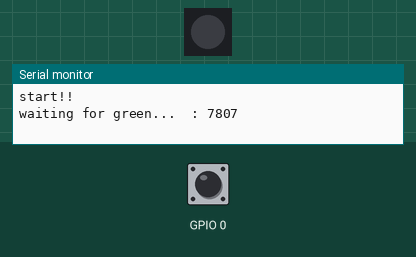
Recording of a program running on a simulated ESP32-S2. Shown: 1 RGB LEDs in strip order, left to right, the last lines printed to the serial monitor. The inputs (shaded band) are chosen by the test bench; at power-on: GPIO 0 HIGH. Dim RGB values are drawn brighter than linear; WiFi joins after 1.5 s; servers stay silent unless stated; uploads are accepted with an empty reply; the local clock reads 2024-03-15 10:24:30 at power-on unless the program sets it; random numbers use the default seed unless the program sets one.

Above: at 0.1 s.
At 10.7 s:
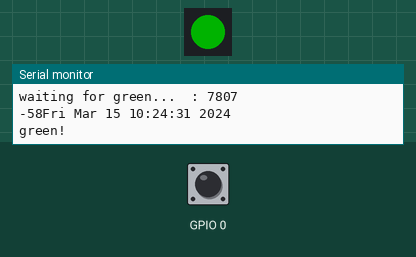
10.8 s: GPIO 0 pulled LOW for 0.15 s
At 12.4 s:
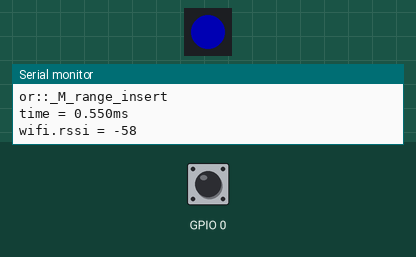
Timing chart, 0 to 13.9 s (numbered marks = the images above; inputs shaded):
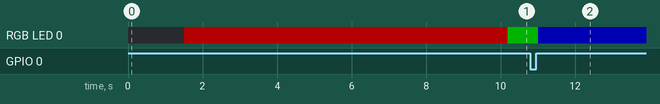

Measured:
- after the input at 10.8 s, RGB LED 0: RGB(0, 60, 0) → RGB(0, 0, 60) after 0.20 s

The program:

main.cpp
```cpp
#include <Arduino.h>
#include <Wifi.h>
#include <Update.h>
#include <wifiManager.h>
#include <time.h>
#include <stdlib.h>
#include <Adafruit_NeoPixel.h>
#include <HTTPClient.h>
#include <WiFiClientSecure.h>


WiFiManager wm;

const char* rootCaCer = \
"-----BEGIN CERTIFICATE-----\n" \
"MIIDdTCCAl2gAwIBAgILBAAAAAABFUtaw5QwDQYJKoZIhvcNAQEFBQAwVzELMAkG\n" \
"A1UEBhMCQkUxGTAXBgNVBAoTEEdsb2JhbFNpZ24gbnYtc2ExEDAOBgNVBAsTB1Jv\n" \
"b3QgQ0ExGzAZBgNVBAMTEkdsb2JhbFNpZ24gUm9vdCBDQTAeFw05ODA5MDExMjAw\n" \
"MDBaFw0yODAxMjgxMjAwMDBaMFcxCzAJBgNVBAYTAkJFMRkwFwYDVQQKExBHbG9i\n" \
"YWxTaWduIG52LXNhMRAwDgYDVQQLEwdSb290IENBMRswGQYDVQQDExJHbG9iYWxT\n" \
"aWduIFJvb3QgQ0EwggEiMA0GCSqGSIb3DQEBAQUAA4IBDwAwggEKAoIBAQDaDuaZ\n" \
"jc6j40+Kfvvxi4Mla+pIH/EqsLmVEQS98GPR4mdmzxzdzxtIK+6NiY6arymAZavp\n" \
"xy0Sy6scTHAHoT0KMM0VjU/43dSMUBUc71DuxC73/OlS8pF94G3VNTCOXkNz8kHp\n" \
"1Wrjsok6Vjk4bwY8iGlbKk3Fp1S4bInMm/k8yuX9ifUSPJJ4ltbcdG6TRGHRjcdG\n" \
"snUOhugZitVtbNV4FpWi6cgKOOvyJBNPc1STE4U6G7weNLWLBYy5d4ux2x8gkasJ\n" \
"U26Qzns3dLlwR5EiUWMWea6xrkEmCMgZK9FGqkjWZCrXgzT/LCrBbBlDSgeF59N8\n" \
"9iFo7+ryUp9/k5DPAgMBAAGjQjBAMA4GA1UdDwEB/wQEAwIBBjAPBgNVHRMBAf8E\n" \
"BTADAQH/MB0GA1UdDgQWBBRge2YaRQ2XyolQL30EzTSo//z9SzANBgkqhkiG9w0B\n" \
"AQUFAAOCAQEA1nPnfE920I2/7LqivjTFKDK1fPxsnCwrvQmeU79rXqoRSLblCKOz\n" \
"yj1hTdNGCbM+w6DjY1Ub8rrvrTnhQ7k4o+YviiY776BQVvnGCv04zcQLcFGUl5gE\n" \
"38NflNUVyRRBnMRddWQVDf9VMOyGj/8N7yy5Y0b2qvzfvGn9LhJIZJrglfCm7ymP\n" \
"AbEVtQwdpf5pLGkkeB6zpxxxYu7KyJesF12KwvhHhm4qxFYxldBniYUr+WymXUad\n" \
"DKqC5JlR3XC321Y9YeRq4VzW9v493kHMB65jUr9TU/Qr6cf9tveCX4XSQRjbgbME\n" \
"HMUfpIBvFSDJ3gyICh3WZlXi/EjJKSZp4A==\n" \
"-----END CERTIFICATE-----\n";

int count = 0;
char str[10];
int no = 1;
int stage = 0;
int save_reactime;
Adafruit_NeoPixel pixels(1,18,NEO_GRB + NEO_KHZ800);
int random_int = random(10000)+1000;

void setClock(){
  configTime(0,0,"pool.ntp.org");
  time_t nowSecs = time(nullptr);
  while (nowSecs < 8 *3600*2){
    delay(500);
    yield();
    nowSecs = time(nullptr);
  }
  struct tm timeinfo;
  gmtime_r(&nowSecs,&timeinfo);
  Serial.println(asctime(&timeinfo));
}

void connect_firebase(){
  WiFiClientSecure *client = new WiFiClientSecure;
  if(client){
    client -> setCACert(rootCaCer);
    if(1){
      HTTPClient https;
      if(https.begin(*client, "https://cn466-demo-3e559-default-rtdb.firebaseio.com/iot_reactime.json")){
        https.addHeader("Content-Type","application/json");
        char body[500];
        sprintf(body,"{\"time(ms)\": %d}",count);
        int httpResponseCode = https.POST(body);
        Serial.println("http status -> " + httpResponseCode);
        https.end();
      }
    }
  }
}

void setup() {
  // set led
  pinMode(0, INPUT_PULLUP);
  pixels.begin();
  pixels.setBrightness(60);

  // set serial and print test
  Serial.begin(115200);
  Serial.println("start!!");
  Serial.print("waiting for green...  : ");
  Serial.println(random_int);

  // set wifimanager
  WiFi.mode(WIFI_AP);
  //wm.resetSettings();

  wm.autoConnect("wm_test","12345678");
  Serial.print(WiFi.RSSI());
  setClock();


}

void loop() {
  pixels.clear();

  if(stage == 1){
      if(digitalRead(0) == HIGH){
        pixels.setPixelColor(0,pixels.Color(0,255,0));
      }
      else{
        Serial.println("Stop!!");
        //Serial.println(count);
        sprintf(str, "%d.%dms", count/1000,count%1000);
        connect_firebase();
        Serial.println((String)"time = " + str);
        Serial.println((String)"wifi.rssi = " + WiFi.RSSI());
        stage = 2;
      }
  }

  else if(stage == 0 && count >= random_int){
    stage = 1;
    count = 0;
    pixels.setPixelColor(0,pixels.Color(0,255,0));
    Serial.println("\ngreen!");
  }

  else if(stage == 0){
    pixels.setPixelColor(0,pixels.Color(255,0,0));
  }

  else if(stage == 2)
    pixels.setPixelColor(0,pixels.Color(0,0,255));

  pixels.show();

  delay(1);
  count++;
}
```
